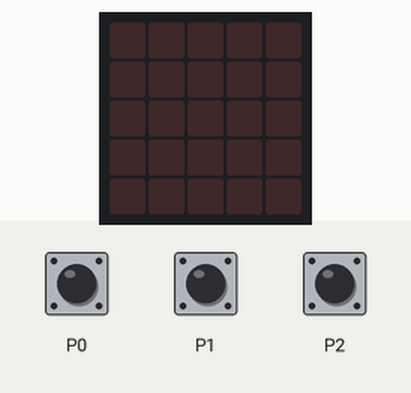
Bench run of a program on a simulated BBC micro:bit (MakeCode). On the bench: the board's 5×5 LED display. Inputs (shaded band) come from the test bench. Random numbers come from a fixed seed.

Above: at 1.2 s.
1.3 s: touch pin P0 pressed for 0.15 s
At 2.0 s:
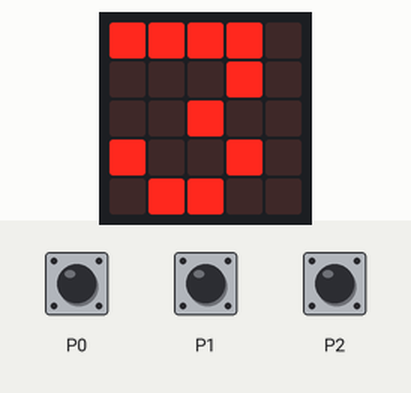
4.4 s: touch pin P1 pressed for 0.15 s
At 5.6 s:
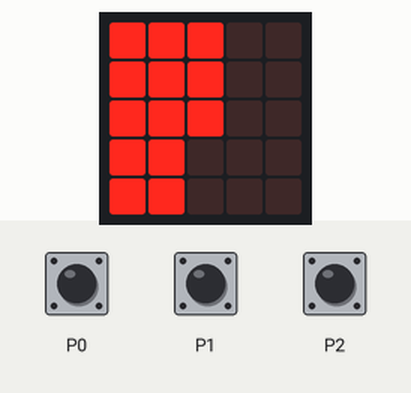
Timing chart, 0 to 7.4 s (numbered marks = the images above; inputs shaded):
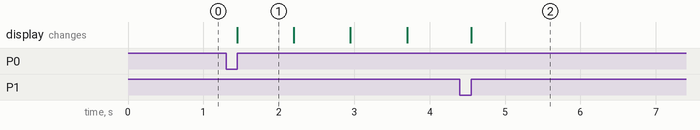

Measured:
- after the input at 1.3 s, the display: changes after 0.15 s (image 1)
- after the input at 4.4 s, the display: changes after 0.15 s (image 2)
- what the display in image 1 shows lasts 0.7 s, from 1.5 s to 2.2 s

The program:

main.ts
```typescript
let tocar = false
let P_I = 0
let P_II = 0
input.onPinPressed(TouchPin.P0, function () {
    tocar = false
    basic.showNumber(3)
    basic.showNumber(2)
    basic.showNumber(1)
    basic.clearScreen()
    basic.pause(randint(2000, 5000))
})
input.onPinPressed(TouchPin.P2, function () {
    if (tocar == false) {
        tocar = true
        P_I += 1
        basic.showLeds(`
            . . # # #
            . . # # #
            . . # # #
            . . . # #
            . . . # #
            `)
    }
})
input.onPinPressed(TouchPin.P1, function () {
    if (tocar == false) {
        tocar = true
        P_II += 1
        basic.showLeds(`
            # # # . .
            # # # . .
            # # # . .
            # # . . .
            # # . . .
            `)
    }
})
basic.forever(function () {

})
```

test.ts
```typescript
// testes vão aqui; isto não será compilado quando este pacote for usado como uma extensão.
```
